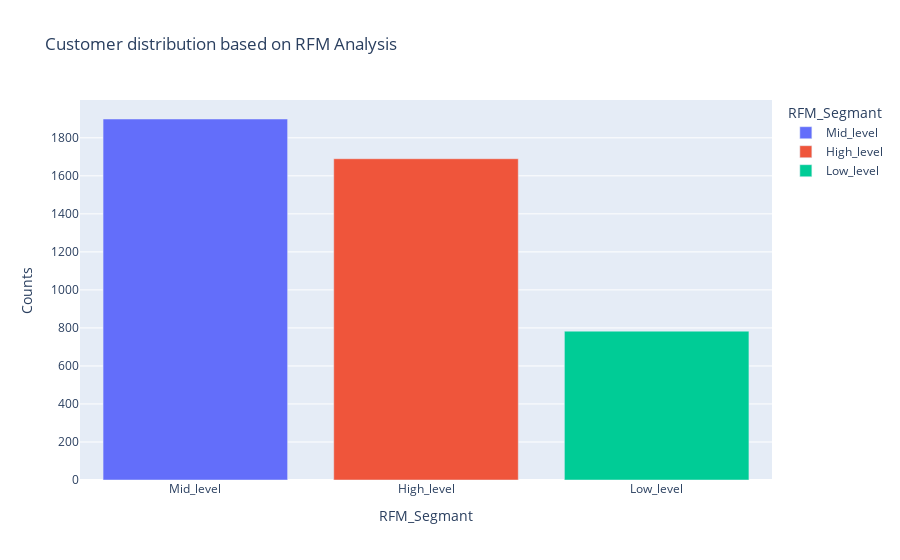

Notebook cell for this chart:
### Code cell
fig = px.bar(segmant_counts, 
            x='RFM_Segmant', 
            y='Counts', 
            color='RFM_Segmant', 
            title='Customer distribution based on RFM Analysis',
            color_continuous_scale=px.colors.qualitative.Pastel)
fig.show()

### Figure 1 — Plotly figure (JSON) as saved in the notebook; plotly's stock layout.template omitted (floating-point values rounded to 4 significant figures)
{"data": [{"hovertemplate": "RFM_Segmant=%{x}<br>Counts=%{y}<extra></extra>", "legendgroup": "Mid_level", "marker": {"color": "#636efa", "pattern": {"shape": ""}}, "name": "Mid_level", "orientation": "v", "showlegend": true, "textposition": "auto", "type": "bar", "x": ["Mid_level"], "xaxis": "x", "y": [1899], "yaxis": "y"}, {"hovertemplate": "RFM_Segmant=%{x}<br>Counts=%{y}<extra></extra>", "legendgroup": "High_level", "marker": {"color": "#EF553B", "pattern": {"shape": ""}}, "name": "High_level", "orientation": "v", "showlegend": true, "textposition": "auto", "type": "bar", "x": ["High_level"], "xaxis": "x", "y": [1690], "yaxis": "y"}, {"hovertemplate": "RFM_Segmant=%{x}<br>Counts=%{y}<extra></extra>", "legendgroup": "Low_level", "marker": {"color": "#00cc96", "pattern": {"shape": ""}}, "name": "Low_level", "orientation": "v", "showlegend": true, "textposition": "auto", "type": "bar", "x": ["Low_level"], "xaxis": "x", "y": [783], "yaxis": "y"}], "layout": {"barmode": "relative", "legend": {"title": {"text": "RFM_Segmant"}, "tracegroupgap": 0}, "title": {"text": "Customer distribution based on RFM Analysis"}, "xaxis": {"anchor": "y", "categoryarray": ["Mid_level", "High_level", "Low_level"], "categoryorder": "array", "domain": [0, 1], "title": {"text": "RFM_Segmant"}}, "yaxis": {"anchor": "x", "domain": [0, 1], "title": {"text": "Counts"}}}}
